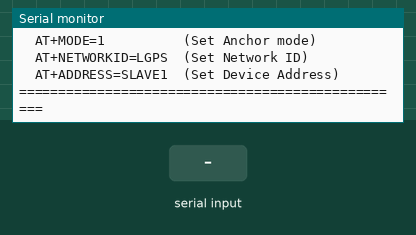
A sketch run on a simulated Arduino Uno, built with avr-gcc and run on an emulated ATmega328P. Shown: the last lines printed to the serial monitor. The test bench sets the inputs (shaded band). The modem accepts every AT command (registered, SIM ready, sends succeed) and sends nothing else.

Above: at 1.2 s.
1.3 s: "#1\n" received over Serial
At 2.5 s:
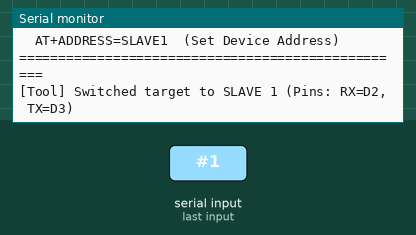
2.8 s: "#1\n" received over the second serial link
At 3.9 s:
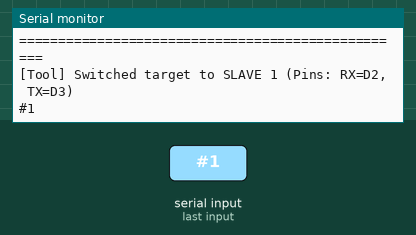
4.3 s: "#BAUD=\n" received over Serial
At 5.1 s:
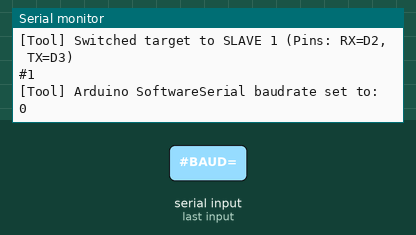
5.8 s: "#BAUD=\n" received over the second serial link
At 6.2 s:
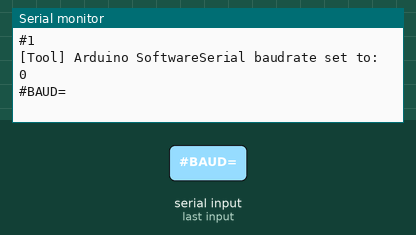
7.3 s: "#SET9600\n" received over Serial
At 8.0 s:
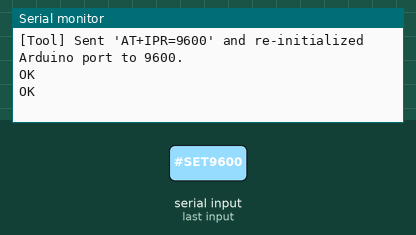
9.0 s: "#SET9600\n" received over the second serial link
At 9.8 s:
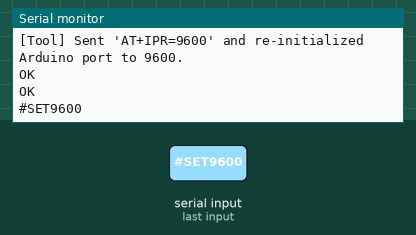

Measured:
- after the input at 1.3 s, the serial monitor: prints a new line at once (image 1)
- after the input at 2.8 s, the serial monitor: prints a new line at once (image 2)
- after the input at 4.3 s, the serial monitor: prints a new line at once (image 3)
- after the input at 5.8 s, the serial monitor: prints a new line at once (image 4)
- after the input at 7.3 s, the serial monitor: prints a new line at once (image 5)
- after the input at 9.0 s, the serial monitor: prints a new line at once (image 6)

The sketch:

slave_config_tool.ino
```cpp
/**
 * @file slave_config_tool.ino
 * @brief RYUW122 モジュール初期設定・ATコマンド送受信用高機能ツール
 * @details
 * Arduino Uno R3 に接続された 3 基の RYUW122_Lite を配線を差し替えることなく、
 * シリアルモニタからのコマンドで切り替えて設定・疎通確認できます。
 *
 * 【主な機能】
 * - 対象ポートの動的切替 (コマンド: #1, #2, #3)
 * - ワンタッチ 9600bps 変更機能 (コマンド: #SET9600)
 * - AT コマンドの直接パススルー
 */

#include <SoftwareSerial.h>

// 各スレーブのピン配置
const uint8_t SLAVE_PINS[3][2] = {
  {2, 3}, // Slave 1: RX=D2, TX=D3
  {4, 5}, // Slave 2: RX=D4, TX=D5
  {6, 7}  // Slave 3: RX=D6, TX=D7
};

SoftwareSerial uwb1(SLAVE_PINS[0][0], SLAVE_PINS[0][1]);
SoftwareSerial uwb2(SLAVE_PINS[1][0], SLAVE_PINS[1][1]);
SoftwareSerial uwb3(SLAVE_PINS[2][0], SLAVE_PINS[2][1]);

SoftwareSerial *activeSerial = &uwb1;
uint8_t activePort = 1;
unsigned long currentBaud = 9600; // 初期ボーレート (未設定モジュールは115200)

void printHelp();

void setup() {
  Serial.begin(115200);
  while (!Serial) {
    ;
  }

  // デフォルト 9600bps で初期化
  uwb1.begin(currentBaud);
  uwb2.begin(currentBaud);
  uwb3.begin(currentBaud);

  activeSerial->listen();

  printHelp();
}

void loop() {
  // PCからの入力処理
  if (Serial.available()) {
    String input = Serial.readStringUntil('\n');
    input.trim();

    if (input.startsWith("#1")) {
      activePort = 1;
      activeSerial = &uwb1;
      activeSerial->listen();
      Serial.println(F("[Tool] Switched target to SLAVE 1 (Pins: RX=D2, TX=D3)"));
    } else if (input.startsWith("#2")) {
      activePort = 2;
      activeSerial = &uwb2;
      activeSerial->listen();
      Serial.println(F("[Tool] Switched target to SLAVE 2 (Pins: RX=D4, TX=D5)"));
    } else if (input.startsWith("#3")) {
      activePort = 3;
      activeSerial = &uwb3;
      activeSerial->listen();
      Serial.println(F("[Tool] Switched target to SLAVE 3 (Pins: RX=D6, TX=D7)"));
    } else if (input.startsWith("#BAUD=")) {
      currentBaud = input.substring(6).toInt();
      activeSerial->begin(currentBaud);
      activeSerial->listen();
      Serial.print(F("[Tool] Arduino SoftwareSerial baudrate set to: "));
      Serial.println(currentBaud);
    } else if (input.equalsIgnoreCase("#SET9600")) {
      // 新品モジュール(115200)を 9600 に強制変更するマクロ
      Serial.println(F("[Tool] Attempting to set module baudrate to 9600..."));
      activeSerial->begin(115200);
      delay(50);
      activeSerial->print(F("AT+IPR=9600\r\n"));
      delay(100);
      activeSerial->begin(9600);
      activeSerial->listen();
      delay(50);
      activeSerial->print(F("AT\r\n"));
      Serial.println(F("[Tool] Sent 'AT+IPR=9600' and re-initialized Arduino port to 9600."));
    } else if (input.equalsIgnoreCase("#HELP")) {
      printHelp();
    } else if (input.length() > 0) {
      // 通常のATコマンドをモジュールへ送信
      activeSerial->print(input);
      activeSerial->print(F("\r\n"));
    }
  }

  // UWBモジュールからの応答をPCへ
  if (activeSerial->available()) {
    char c = activeSerial->read();
    Serial.write(c);
  }
}

void printHelp() {
  Serial.println(F("=================================================="));
  Serial.println(F("  RYUW122 Multi-Anchor Config Tool v1.1           "));
  Serial.println(F("=================================================="));
  Serial.println(F("Special Commands:"));
  Serial.println(F("  #1 / #2 / #3   : Switch active Slave (Default: #1)"));
  Serial.println(F("  #SET9600       : Auto-configure module from 115200 to 9600"));
  Serial.println(F("  #BAUD=<rate>   : Change SoftwareSerial baudrate"));
  Serial.println(F("  #HELP          : Show this help"));
  Serial.println(F("--------------------------------------------------"));
  Serial.println(F("Setup Sequence Example for Anchor:"));
  Serial.println(F("  AT                 (Check connection)"));
  Serial.println(F("  AT+MODE=1          (Set Anchor mode)"));
  Serial.println(F("  AT+NETWORKID=LGPS  (Set Network ID)"));
  Serial.println(F("  AT+ADDRESS=SLAVE1  (Set Device Address)"));
  Serial.println(F("=================================================="));
}
```
